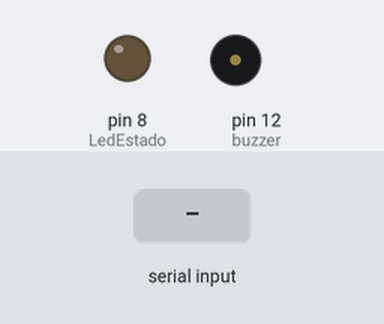
This sketch was run on a simulated Arduino Nano, built with avr-gcc and run on an emulated ATmega328P. On the bench: output pins drawn as LEDs (lit = HIGH), buzzer (waves = sounding). Dashed ring = blinking. The test bench sets the inputs (shaded band).

Above: at 1.2 s.
1.3 s: "P" received over the second serial link
At 1.41 s:
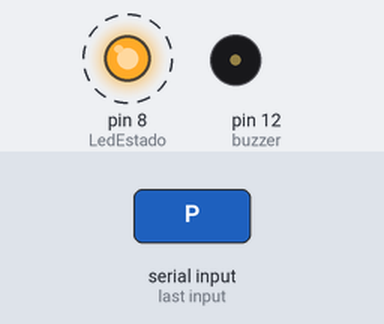
3.4 s: "B" received over the second serial link
At 3.56 s:
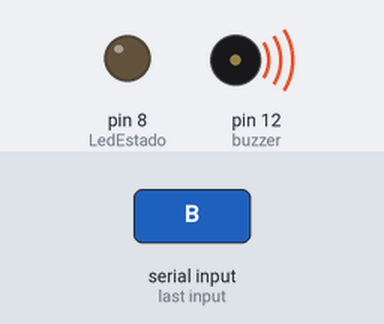
Timing chart, 0 to 6.4 s (numbered marks = the images above; inputs shaded):
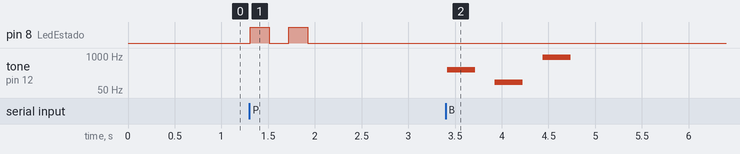

Measured:
- after the input at 1.3 s, pin 8 (LedEstado): alternates HIGH for 0.20 s and LOW for 0.20 s, 4 changes in all, then stays LOW, starting at once
- after the input at 3.4 s, tone on pin 12 (buzzer): plays 300 Hz for 0.30 s, 100 Hz for 0.30 s, 900 Hz for 0.30 s, starting at once

The sketch:

Teste_Bluetooth.ino
```cpp
//Programa :Testa Bluetooth que Toca Buzina e Música.

/*
                      +-----+
         +------------| USB |------------+
         |            +-----+            |
    B5   | [ ]D13/SCK        MISO/D12[Z] |   B4
         | [ ]3.3V           MOSI/D11[ ]~|   B3
         | [ ]V.ref     ___    SS/D10[ ]~|   B2
    C0   | [ ]A0       / N \       D9[ ]~|   B1
    C1   | [ ]A1      /  A  \      D8[L] |   B0
    C2   | [ ]A2      \  N  /      D7[ ] |   D7
    C3   | [ ]A3       \_0_/       D6[B]~|   D6
    C4   | [ ]A4/SDA               D5[B]~|   D5
    C5   | [ ]A5/SCL               D4[ ] |   D4
         | [ ]A6              INT1/D3[ ]~|   D3
         | [ ]A7              INT0/D2[ ] |   D2
         | [ ]5V                  GND[ ] |
    C6   | [ ]RST                 RST[ ] |   C6
         | [ ]GND   5V MOSI GND   TX1[ ] |   D0
         | [ ]Vin   [ ] [ ] [ ]   RX1[ ] |   D1
         |          [ ] [ ] [ ]          |
         |          MISO SCK RST         |
         | NANO-V3                       |
         +-------------------------------+

         http://busyducks.com/ascii-art-arduinos
*/

#include <SoftwareSerial.h>

//=========================================
// [L] Criando variável para o led vermelho
//=========================================
int LedEstado = 8;

//========================================================
// [B] Bluetooth
// Definição de um objeto SoftwareSerial.
// Usaremos os pinos 5 e 6, como RX e TX, respectivamente.
// Isto evita o erro do Avrdude
//========================================================
SoftwareSerial serial(5, 6);

//================================
// [Z] Buzzer conectado ao pino 12
//================================
int buzzer = 12;

//=======================
// melodia do MARIO THEME
//=======================
int melodia[] = {660, 660, 660, 510, 660, 770, 380};

//=====================
// duração de cada nota
//=====================
int duracaodasnotas[] = {100, 100, 100, 100, 100, 100, 100};

#define LedEstadoCycle 100U
unsigned long LedEstadoLastMillis = 0;
boolean LedEstadoState = false;
char cmd; //Armazena os caracteres enviados pela portal Serial

void setup()
{
  // put your setup code here, to run once:

  //=============================
  // Pino 4 do arduino como saída
  //=============================
  pinMode(LedEstado, OUTPUT);

  //===========================================
  // Sets the baud for serial data transmission
  //===========================================
  serial.begin(9600);

  //==============================
  // Pino 12 do arduino como saída
  //==============================
  pinMode(buzzer, OUTPUT);

}

void loop()
{
  // put your main code here, to run repeatedly:

  // Verifica se chegou algum caractere pela porta serial.
  if (serial.available())
  {
    //==============================================
    // Variável 'cmd' recebe o valor da porta Serial
    //==============================================
    cmd = serial.read();

    switch (cmd)
    {
      case 'A' : //Acende o LED
        //Mensagem será enviada para o módulo HC-06 e daí para o Android.
        serial.println("Acende o LED");
        digitalWrite(LedEstado, HIGH);
        break;

      case 'a' : //Apaga o LED
        //Mensagem será enviada para o módulo HC-06 e daí para o Android.
        serial.println("Apaga o LED");
        digitalWrite(LedEstado, LOW);
        break;

      case 'P' : //Se 'P' for recebido, Pisca o Led de Estado
        //Mensagem será enviada para o módulo HC-06 e daí para o Android.
        serial.print("Pisca LED");
        piscaLed();
        break;

      case 'B' : //Se 'B' for recebido, Toca a Buzina
        //Mensagem será enviada para o módulo HC-06 e daí para o Android.
        serial.print("Play the Buzzer");

        //Play the Buzzer
        playBuzzer();

        break;

      case 'M' : //Se 'M' for recebido, Toca a Música
        //Mensagem será enviada para o módulo HC-06 e daí para o Android.
        serial.print("Play the Music");

        //Play Super Mario Theme
        playSuperMarioTheme();
        break;
    }
  }
}

void pausa(unsigned int milisegundos)
{
  volatile unsigned long compara = 0;
  volatile int contador = 0;
  do
  {
    if (compara != millis())
    {
      contador++;
      compara = millis();
    }
  } while (contador <= milisegundos);
  return;
}

void playBuzzer()
{
  /*
    o número 12 indica que o pino positivo do buzzer está na porta 12
    o número 300 é a frequência que será tocada
    o número 300 é a duração do som
  */

  //==============
  //aqui sai o som
  //==============
  tone(buzzer, 300, 300);
  pausa(500);

  //==============
  //aqui sai o som
  //==============
  tone(buzzer, 100, 300);
  pausa(500);

  //==============
  //aqui sai o som
  //==============
  tone(buzzer, 900, 300);
  pausa(500);
}

void playSuperMarioTheme()
{
  //for para tocar as 6 primeiras notas, começando no 0 ate 6 ++ incrementado
  for (int nota = 0; nota < 6; nota++)
  {
    int duracaodanota = duracaodasnotas[nota];
    tone(buzzer, melodia[nota], duracaodanota);

    //pausa depois das notas
    int pausadepoisdasnotas[] = {150, 300, 300, 100, 300, 550, 575};
    pausa(pausadepoisdasnotas[nota]);
  }

  noTone(buzzer);
}

void piscaLed()
{
  digitalWrite(LedEstado, HIGH); //Acende o LED
  pausa(200);
  digitalWrite(LedEstado, LOW); //Apaga o LED
  pausa(200);
  digitalWrite(LedEstado, HIGH); //Acende o LED
  pausa(200);
  digitalWrite(LedEstado, LOW); //Apaga o LED
  pausa(200);
}
```
